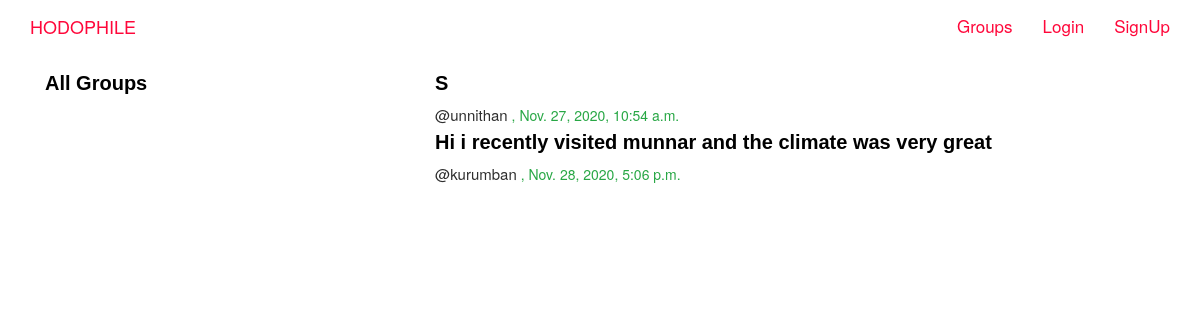
Page /posts/postss/ on the earlier database version.
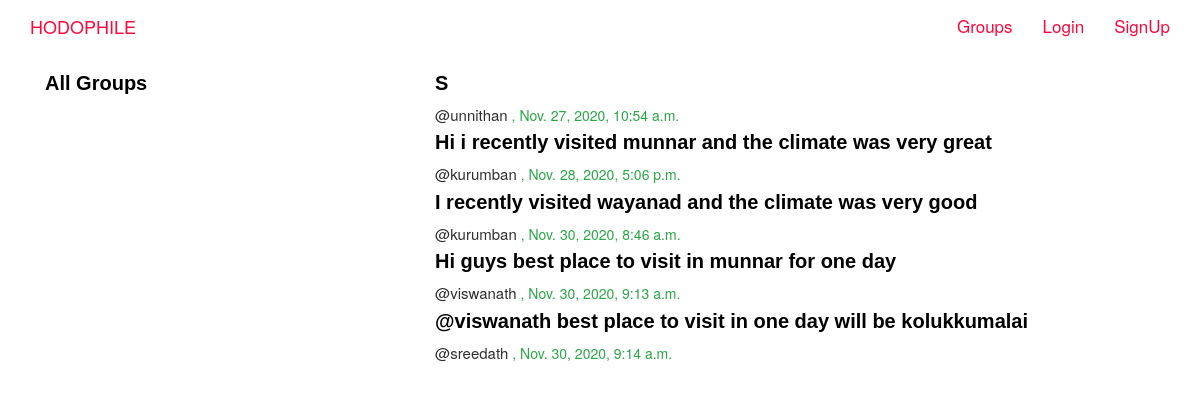
Same page on the later database version.
### posts/models.py (models this page shows, shortened)
class Post(models.Model):
    user=models.ForeignKey(User,related_name='posts',on_delete=models.CASCADE)
    created_at=models.DateTimeField(auto_now=True)
    message = models.TextField()
    message_html=models.TextField(editable=False)
    group=models.ForeignKey(Group,related_name='posts',null=True,blank=True,on_delete=models.CASCADE)
    class Meta:
        ordering=['created_at']
        unique_together=['user','message']

### posts/views.py (the view)
# urls.py: path('postss/',views.PostList.as_view(),name='all'),
class PostList(SelectRelatedMixin,generic.ListView):
    model=models.Post
    select_related=('user','group')

### posts/templates/posts/post_list.html (shortened to what this page needs)
{% extends "posts/post-base.html" %}
{% block prepost %}
<div class="col-md-4">
  <div class="card card-with-shadow">
    <div class="content">
      <h5 class="title">All Groups</h5>
    </div>
  </div>
</div>
{% endblock %}
{% block post_content %}
  <div class="col-md-8">
    {% for post in post_list %}
      {% include "posts/_post.html" %}
    {% endfor %}
  </div>
{% endblock %}

### posts/templates/posts/_post.html (shortened to what this page needs)
<div class="post-media">
  {% if user.is_authenticated and post.user == user %}
  <h4 style="color: red; font-size: 20px;">{{post.message|safe}}</h4>
  {% else %}
  <h4 style="font-size: 20px;"> {{post.message|safe}}</h4>
  {% endif %}
  <p style="margin-bottom: 1px;" class="username"><a href="{% url 'posts:for_user' username=post.user.username %}" style="font-size: 15px; margin-bottom: 25px;">@{{post.user.username}}</a> ,      {{post.created_at}}</p>
  <div class="media-body">
  </div>
</div>

Differences in the rows shown:
added Post: message "I recently visited wayanad and the climate was very good", user.username "kurumban", created_at "Nov. 30, 2020, 8:46 a.m."
added Post: message "Hi guys best place to visit in munnar for one day", user.username "viswanath", created_at "Nov. 30, 2020, 9:13 a.m."
added Post: message "@viswanath best place to visit in one day will be kolukkumalai", user.username "sreedath", created_at "Nov. 30, 2020, 9:14 a.m."
